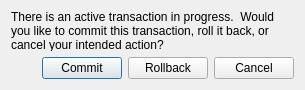
<?xml version="1.0" encoding="UTF-8"?>
<!--
   Copyright 2011 Research In Motion Limited.

   Licensed under the Apache License, Version 2.0 (the "License");
   you may not use this file except in compliance with the License.
   You may obtain a copy of the License at

   http://www.apache.org/licenses/LICENSE-2.0

   Unless required by applicable law or agreed to in writing, software
   distributed under the License is distributed on an "AS IS" BASIS,
   WITHOUT WARRANTIES OR CONDITIONS OF ANY KIND, either express or implied.
   See the License for the specific language governing permissions and
   limitations under the License.

-->

<ui version="4.0">
 <class>TransactionDialog</class>
 <widget class="QDialog" name="TransactionDialog">
  <property name="geometry">
   <rect>
    <x>0</x>
    <y>0</y>
    <width>305</width>
    <height>90</height>
   </rect>
  </property>
  <property name="windowTitle">
   <string>Running Transaction</string>
  </property>
  <layout class="QVBoxLayout" name="verticalLayout_2">
   <item>
    <layout class="QVBoxLayout" name="verticalLayout">
     <item>
      <widget class="QLabel" name="messageLabel">
       <property name="text">
        <string>There is an active transaction in progress.  Would you like to commit this transaction, roll it back, or cancel your intended action?</string>
       </property>
       <property name="wordWrap">
        <bool>true</bool>
       </property>
      </widget>
     </item>
     <item>
      <layout class="QHBoxLayout" name="horizontalLayout">
       <item>
        <spacer name="horizontalSpacer">
         <property name="orientation">
          <enum>Qt::Horizontal</enum>
         </property>
         <property name="sizeHint" stdset="0">
          <size>
           <width>40</width>
           <height>20</height>
          </size>
         </property>
        </spacer>
       </item>
       <item>
        <widget class="QPushButton" name="commitButton">
         <property name="text">
          <string>Commit</string>
         </property>
        </widget>
       </item>
       <item>
        <widget class="QPushButton" name="rollbackButton">
         <property name="text">
          <string>Rollback</string>
         </property>
        </widget>
       </item>
       <item>
        <widget class="QPushButton" name="cancelButton">
         <property name="text">
          <string>Cancel</string>
         </property>
        </widget>
       </item>
      </layout>
     </item>
    </layout>
   </item>
  </layout>
 </widget>
 <tabstops>
  <tabstop>commitButton</tabstop>
  <tabstop>rollbackButton</tabstop>
  <tabstop>cancelButton</tabstop>
 </tabstops>
 <resources/>
 <connections>
  <connection>
   <sender>cancelButton</sender>
   <signal>clicked()</signal>
   <receiver>TransactionDialog</receiver>
   <slot>reject()</slot>
   <hints>
    <hint type="sourcelabel">
     <x>245</x>
     <y>66</y>
    </hint>
    <hint type="destinationlabel">
     <x>298</x>
     <y>63</y>
    </hint>
   </hints>
  </connection>
 </connections>
</ui>
